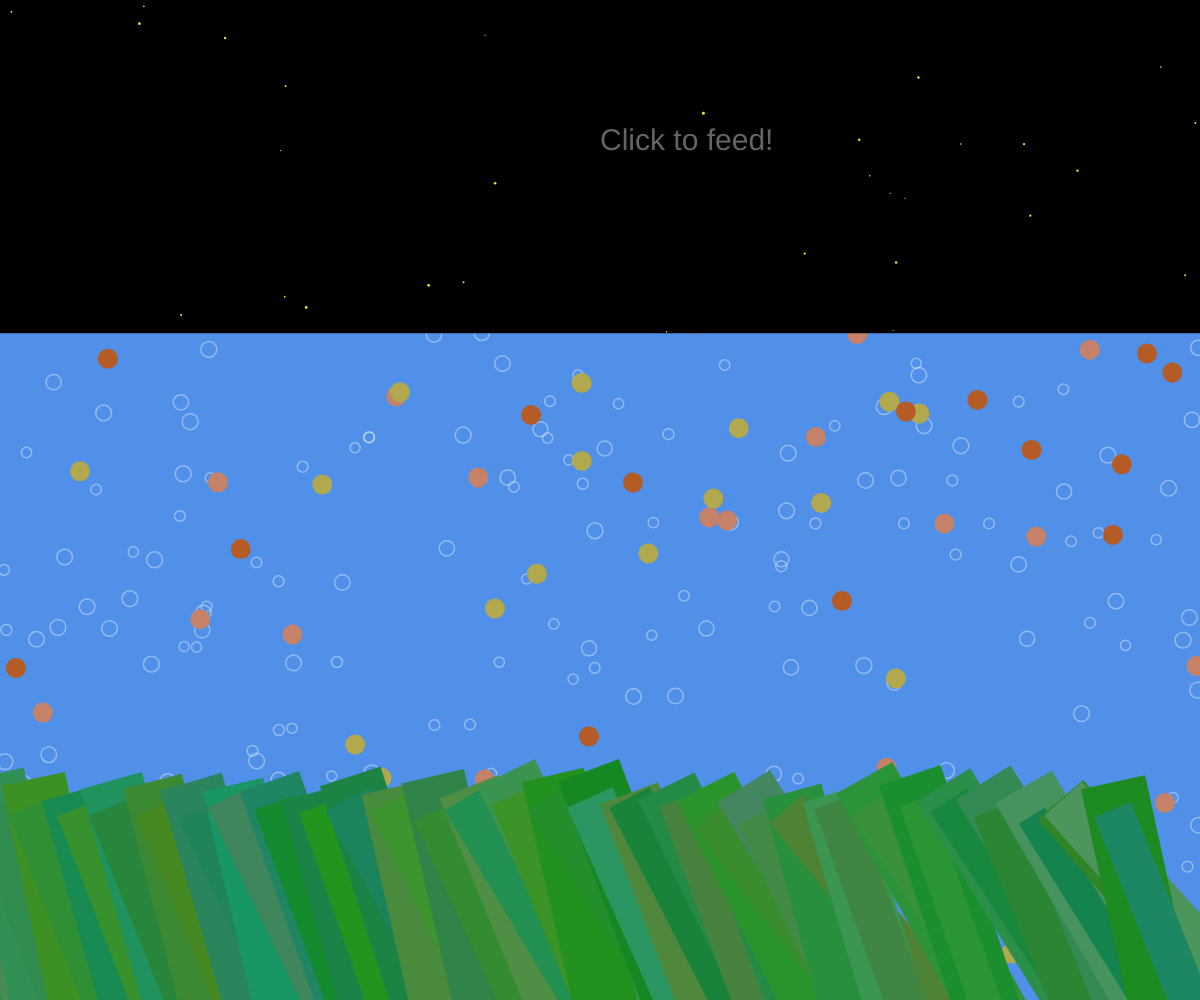
Frame 1 (no input)
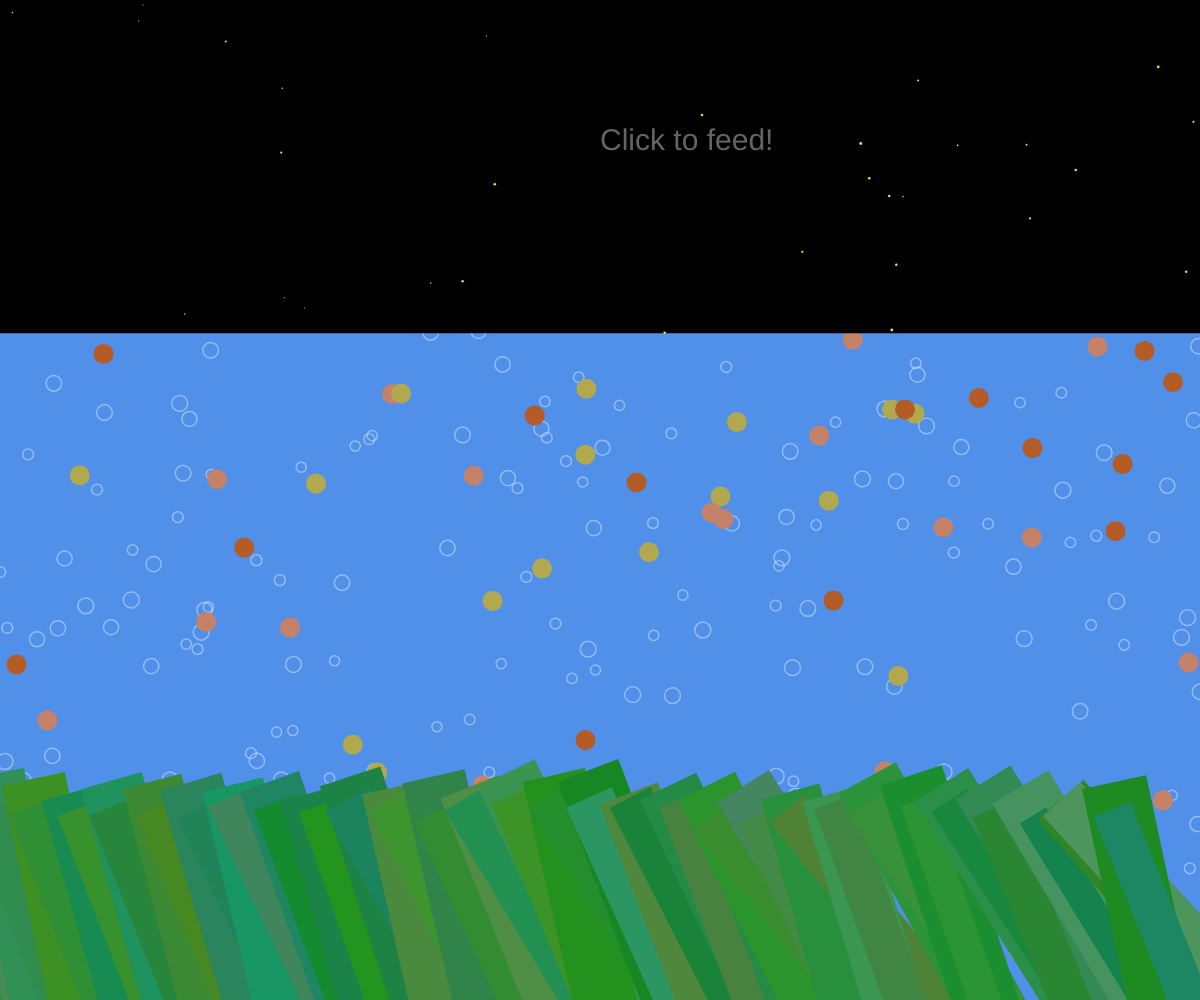
Frame 60 (no input)
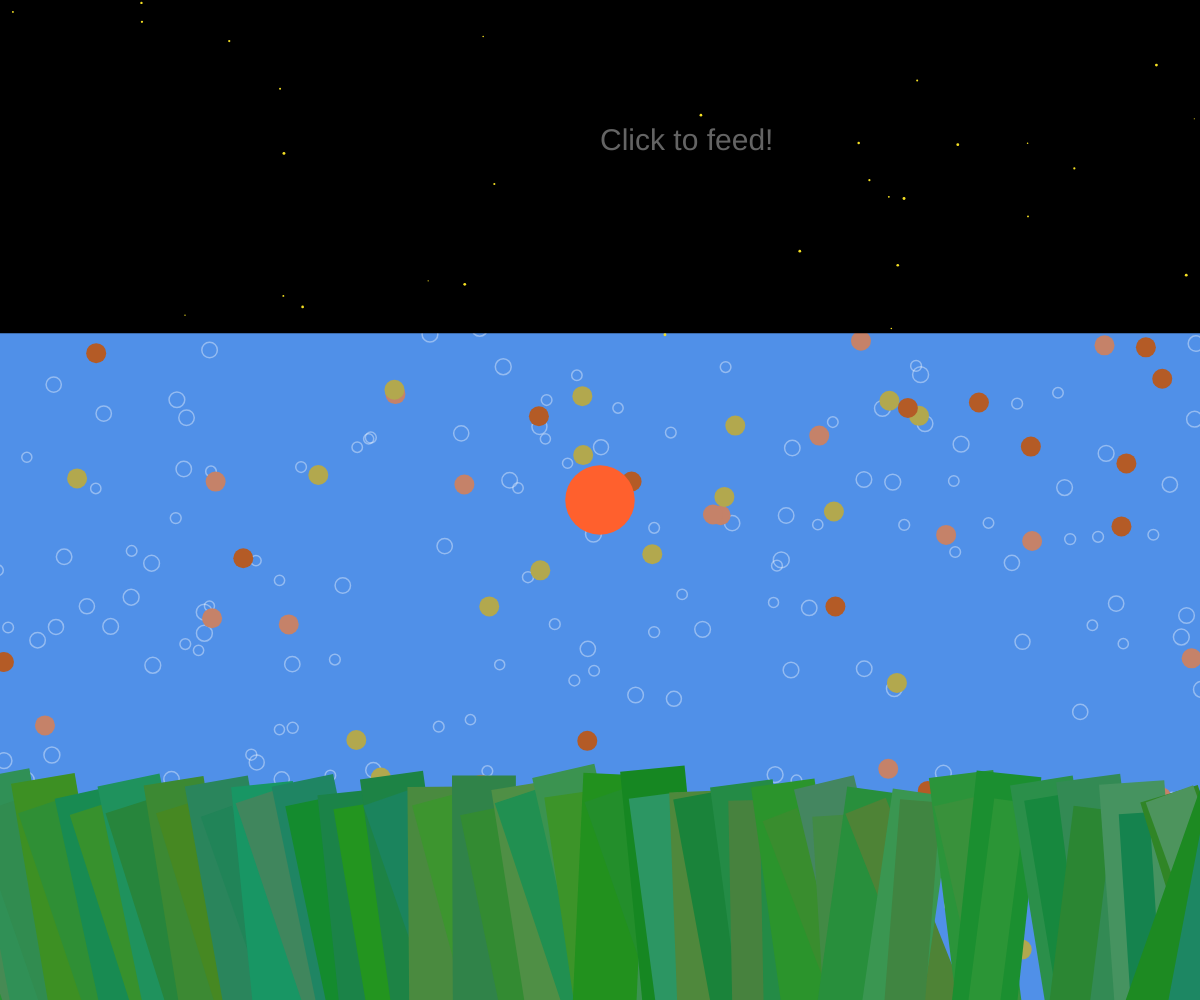
Frame 120 (the mouse pressed at the canvas centre since frame 60)

The p5.js sketch that drew these frames (run headless with seeded random() and noise() and a simulated clock; from frame 60 on, the mouse is pressed at the canvas centre):

// p5.js sketch
// ── sketch.js

let colors = ["#B45B26", "#B9816C", "#B2A84E"];
let a = [];
let b = [];
let m = [];
let m1 = [];
let f = [];
let s = [];
let k = [];
var bubbles = [];

let x;
let easing = 0.001;
let speed1 = 0.4;
let speed2;
let lx;
let y;
let bx;
let pbx;
let num = 30;
let num2 = 100;
let num3 = 10;
let num4 = 30;
let num5 = 5;
let nwidth = 1.5;
let mools = 14;
function setup() {
  canvas = createCanvas(windowWidth, windowHeight);
  //canvas.position(windowWidth/2-1000/2,windowHeight/2-1000/2);
  frameRate(20);

  for (let i = 0; i < num; i++) {
    a[i] = new Pool(
      (width / num) * i * random(1, 1.1),
      random(height, height + 30),
      random(40 * nwidth, 44 * nwidth),
      (width / num) * (i - 1),
      (width / num) * i * 4,
      color(random(20, 80), random(130, 150), random(100, 30))
    );
  }

  for (let i = 0; i < num; i++) {
    b[i] = new Pool(
      (width / num) * i * random(1, 1.1) + 20,
      random(height + 20, height + 40),
      random(20 * nwidth, 35 * nwidth),
      (width / num) * (i - 1),
      (width / num) * i * 4,
      color(random(20, 80), random(130, 150), random(100, 30))
    );
  }

  for (let i = 0; i < num2; i++) {
    m[i] = new Mool(random(width), random(height / 3, height),10);
  }
  
  for (let i = 0; i < num2; i++) {
    m1[i] = new Mool(random(width), random(height / 3, height),15);
  }
  for (var i = 0; i < 100; i++) {
    var x = random(width);
    var y = random(height);
    var er = 10;
    if (i % 3 == 1) {
      col ="#B45B26";
    } else if (i % 3 == 2) {
      col ="#C58269";
    } else {
      col ="#B2A84E";
    }
    var col = col;
    bubbles.push(new Bubble(x, y, er,col));
  }

  for (let i = 0; i < num3; i++) {
    f[i] = new Fish(4 + i * 4, 0.1 + 0.01 * i, color("#FF602D"));
  }

  for (let i = 0; i < num4; i++) {
    s[i] = new Star(random(width), random(0, height / 3));
  }

  for (let i = 0; i < num3; i++) {
    k[i] = new Sky(i * 0.8, 0.45 + 0.02 * i, color("#FFE603"));
  }
}

function mouseClicked() {
  for (var i = 0; i < bubbles.length; i++) {
    bubbles[i].clicked();
  }
  
}
function draw() {
  
  background(80, 144, 232);

  //console.log(mousePressed());
  
  for (let i = 0; i < num2; i++) {
    m[i].draw();
     m1[i].draw();
  }
  for (var i = 0; i < bubbles.length; i++) {
    bubbles[i].display();
    bubbles[i].move();
  }
   
  if (mouseY > height / 3 && mouseY < height + 100) {
    for (let i = 0; i < num3; i++) {
      f[i].follow();
      f[i].grow();
    }
  }

  for (let i = 0; i < num; i++) {
    strokeCap(PROJECT);
    a[i].move();
    b[i].move();
  }

  noStroke();
  fill(0);
  rect(0, 0, width, height / 3);

  for (let i = 0; i < num4; i++) {
    s[i].shine();
  }

  if (mouseY < height / 3 && mouseY > 0) {
    for (let i = 0; i < num3; i++) {
      k[i].kfollow();
    }
  }
  //Click to feed
  fill(100);
  textSize(30);
  text("Click to feed!",windowWidth/2, windowHeight/2-350);
}

class Pool {
  constructor(_lx, _y, _w, _pbx, _bx, _col) {
    this.x = 0;
    this.lx = _lx;
    this.y = _y;
    this.w = _w;
    this.bx = _bx;
    this.pbx = _pbx;
    this.col = _col;
  }

  move() {
    strokeWeight(this.w);
    stroke(this.col);

    let targetX = mouseX;
    let dx = targetX - this.x;
    this.x += dx * easing;
    let mx = map(this.x, 0, width, this.pbx, this.bx);

    this.x += random(-0.1, 0.1);
    line(this.lx, height, mx, (this.y / 4) * 3.2);
  }
}
function Bubble(x, y, er,col) {
  this.x = x;
  this.y = y;
  this.er = er;
  this.col = col;
  this.display = function () {
    noStroke();
    fill(this.col);
    ellipse(this.x, this.y, this.er * 2, this.er * 2);
  };

  this.move = function () {
    this.x = this.x + random(-1, 1);
    this.y = this.y + random(-1, 1);
  };
  this.clicked = function () {
    var d = dist(mouseX, mouseY, this.x, this.y);
    if (d < this.er+10) {
      this.er = 0;
    }
  };
}
class Mool {
  constructor(_x, _y,_r) {
    this.x = _x;
    this.y = _y;
    this.r = _r;
  }

  draw() {
    noFill();
    stroke(255, 99);
    strokeWeight(1.5);
    this.x += random(-speed1, speed1);
    this.y += random(-speed1, speed1);
    circle(this.x, this.y, random(this.r, this.r+1));
  
  }
}

class Fish {
  constructor(_dia, _speed2, _col) {
    this.dx = mouseX;
    this.dy = mouseY;
    this.dia = _dia;
    this.speed2 = _speed2;
    this.col = _col;
  }

  follow() {
    fill(this.col, 90);
    noStroke();
    this.dx = lerp(this.dx, mouseX, this.speed2);
    this.dy = lerp(this.dy, mouseY, this.speed2);
  
    circle(this.dx, this.dy, this.dia);
    
  }
  grow(){
    if(mouseIsPressed){
      this.dia+=0.5;
    } else{
      this.dia=this.dia;
    }
    if(this.dia>=70){
      this.dia= 0;
    }
  }
  
}

class Sky {
  constructor(_dia, _speed2, _col) {
    this.dx = mouseX;
    this.dy = mouseY;
    this.dia = _dia;
    this.speed2 = _speed2;
    this.col = _col;
  }

  kfollow() {
    fill(this.col);
    //stroke(255, 80);
    //strokeWeight(1.5);
    noStroke();
    this.dx = lerp(this.dx, mouseX, this.speed2);
    this.dy = lerp(this.dy, mouseY, this.speed2);
    circle(this.dx, this.dy, this.dia);
  }
}

class Star {
  constructor(_x, _y) {
    this.x = _x;
    this.y = _y;
  }

  shine() {
    fill("#F5E023");
    noStroke();
    this.x += random(-speed1, speed1);
    this.y += random(-speed1, speed1);
    circle(this.x, this.y, random(1, 3));
  }
}
